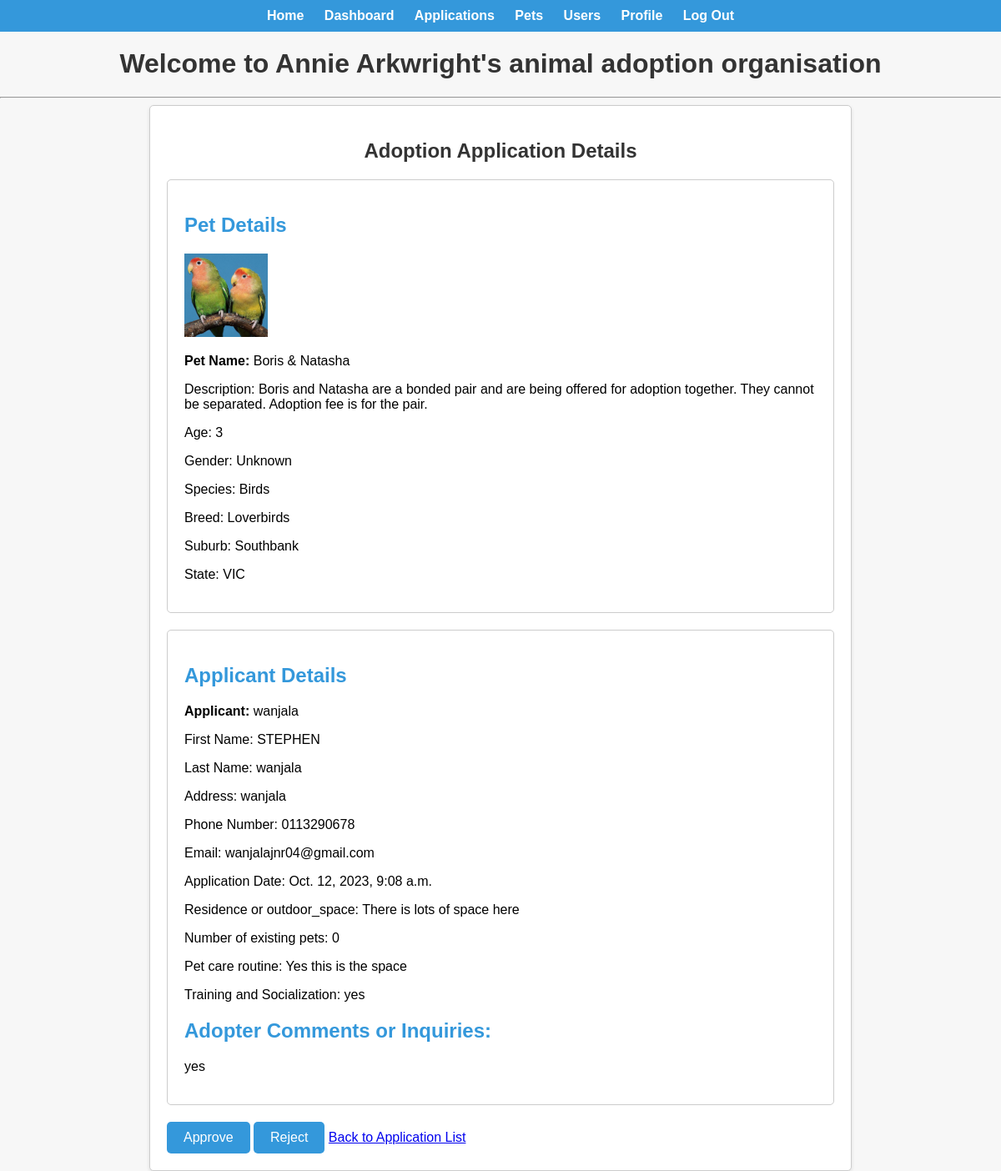
The page /applications/1/ (signed in) on the database its author committed.
### adoption_application/models.py (models this page shows, shortened)
class AdoptionApplication(models.Model):
    applicant = models.ForeignKey('users.User', on_delete=models.CASCADE)
    pet = models.ForeignKey('pets.Pet', on_delete=models.CASCADE)
    application_status = models.CharField(
        max_length=20,
        choices=[('Pending', 'Pending'), ('Approved', 'Approved'), ('Rejected', 'Rejected')],
        default='Pending'
    )
    application_date = models.DateTimeField(auto_now_add=True)
    manager_comments = models.TextField(blank=True)
    adopter_inquiries = models.TextField(blank=True)
    last_updated = models.DateTimeField(auto_now=True)
    residence_or_outdoor_space = models.TextField(blank=True)
    number_of_existing_pets = models.PositiveIntegerField(default=0, blank=True)
    pet_care_routine = models.TextField(blank=True)
    training_and_Socialization = models.TextField(blank=True)

### pets/models.py (models this page shows, shortened)
class Pet(models.Model):
    GENDER_CHOICES = [
        ('Male', 'Male'),
        ('Female', 'Female'),
        ('Unknown', 'Unknown'),
    ]
    name = models.CharField(max_length=100)
    species = models.CharField(max_length=50)
    breed = models.CharField(max_length=100)
    age = models.PositiveIntegerField()
    gender = models.CharField(max_length=10, choices=GENDER_CHOICES, default='Unknown')
    description = models.TextField(blank=True)
    image = models.ImageField(upload_to='pet_images/', blank=True)
    adoption_status = models.CharField(
        max_length=20,
        choices=[('Available', 'Available'), ('Pending', 'Pending'), ('Adopted', 'Adopted')],
        default='Available'
    )
    adoption_fee = models.DecimalField(max_digits=10, decimal_places=2)
    suburb = models.CharField(max_length=100, blank=True)
    state = models.CharField(max_length=50, blank=True)
    date_added = models.DateTimeField(auto_now_add=True)
    adopter = models.ForeignKey(User, on_delete=models.SET_NULL, null=True, blank=True)
    date_added = models.DateTimeField(auto_now_add=True)
    last_updated = models.DateTimeField(auto_now=True)

### users/models.py (models this page shows, shortened)
class User(AbstractBaseUser, PermissionsMixin):
    username = models.CharField(max_length=150, unique=True)
    email = models.EmailField(unique=True)
    first_name = models.CharField(max_length=30)
    last_name = models.CharField(max_length=30)
    phone_number = models.CharField(max_length=15)
    address = models.TextField()
    adoption_applications = models.ManyToManyField('adoption_application.AdoptionApplication')
    role = models.CharField(
        max_length=20,
        choices=[('user', 'User'), ('admin', 'Admin'), ('application_manager', 'Application Manager'), ('pet_manager', 'Pet Manager')],
        default='user'
    )
    is_active = models.BooleanField(default=True)
    is_staff = models.BooleanField(default=False)
    objects = CustomUserManager()
    USERNAME_FIELD = 'username'
    EMAIL_FIELD = 'email'
    REQUIRED_FIELDS = ['email']

### adoption_application/views.py (the view)
# urls.py: path('applications/<int:application_id>/', views.adoption_application_detail,
@login_required
@application_manager_or_admin_required
def adoption_application_detail(request, application_id):
    application = get_object_or_404(AdoptionApplication, pk=application_id)
    return render(request, 'adoption_application/application_detail.html', {'application': application})

### templates/adoption_application/application_detail.html (shortened to what this page needs)
{% extends "users/base_staff.html" %} {%load static%}  {% block links %}
<link
  rel="stylesheet"
  type="text/css"
  href="{% static 'css/adoption_application/application_detail.css' %}"
/>
{% endblock %} {% block content %}
<div class="details-container">
  <h1 class="page-title">Adoption Application Details</h1>
  <div class="pet-info">
    <h2>Pet Details</h2>
    <img
      src="{{ application.pet.image.url }}"
      alt="{{ application.pet.name }}"
      class="pet-image"
    />
    <p><strong>Pet Name:</strong> {{ application.pet.name }}</p>
    <p>Description: {{ application.pet.description }}</p>
    <p>Age: {{ application.pet.age }}</p>
    <p>Gender: {{ application.pet.gender }}</p>
    <p>Species: {{ application.pet.species }}</p>
    <p>Breed: {{ application.pet.breed }}</p>
    <p>Suburb: {{ application.pet.suburb }}</p>
    <p>State: {{ application.pet.state }}</p>
  </div>
  <div class="applicant-info">
    <h2>Applicant Details</h2>
    <p><strong>Applicant:</strong> {{ application.applicant.username }}</p>
    <p>First Name: {{ application.applicant.first_name }}</p>
    <p>Last Name: {{ application.applicant.last_name }}</p>
    <p>Address: {{ application.applicant.address }}</p>
    <p>Phone Number: {{ application.applicant.phone_number }}</p>
    <p>Email: {{ application.applicant.email }}</p>
    <p>Application Date: {{ application.application_date }}</p>
    <p>
      Residence or outdoor_space: {{ application.residence_or_outdoor_space }}
    </p>
    <p>Number of existing pets: {{ application.number_of_existing_pets }}</p>
    <p>Pet care routine: {{ application.pet_care_routine }}</p>
    <p>
      Training and Socialization: {{ application.training_and_Socialization }}
    </p>
    {% if application.adopter_inquiries %}
    <h2>Adopter Comments or Inquiries:</h2>
    <p>{{ application.adopter_inquiries }}</p>
    {% endif %}
  </div>
  <a
    href="{% url 'approve_application' application.id %}"
    class="approve-button"
    >Approve</a
  >
  <a href="{% url 'reject_application' application.id %}" class="reject-button"
    >Reject</a
  >
  <a href="{% url 'adoption_application_list' %}">Back to Application List</a>
</div>
{% endblock %}

### static/css/users/base_staff.css (style rules this page uses)
body { font-family: Arial, sans-serif; background-color: #f7f7f7; margin: 0; padding: 0; }

### static/css/adoption_application/application_detail.css (style rules this page uses)
.details-container { max-width: 100%; padding: 20px; background-color: #fff; border: 1px solid #ccc; border-radius: 5px; box-shadow: 0 2px 4px rgba(0, 0, 0, 0.1); }
.page-title { font-size: 24px; margin-top: 20px; color: #333; text-align: center; }
.pet-info, .applicant-info { padding: 20px; border: 1px solid #ccc; border-radius: 5px; margin-top: 20px; }
.pet-info h2, .applicant-info h2 { color: #3498db; }
.pet-image { width: 100px; }
.approve-button, .reject-button { display: inline-block; margin-top: 20px; background-color: #3498db; color: #fff; border: none; padding: 10px 20px; border-radius: 5px; text-decoration: none; }
@media screen and (min-width: 768px) { .details-container { max-width: 800px; margin: 0 auto; } }

### rows shown on the page
AdoptionApplication: pet.image (picture), pet.name "Boris & Natasha", pet.description "Boris and Natasha are a bonded pair and are being offered for adoption together. They cannot be separated. Adoption fee is for the pair.", pet.age "3", pet.gender "Unknown", pet.species "Birds", pet.breed "Loverbirds", pet.suburb "Southbank", pet.state "VIC", applicant.username "wanjala", applicant.first_name "STEPHEN", applicant.last_name "wanjala", applicant.address "wanjala", applicant.phone_number "0113290678", applicant.email "wanjalajnr04@gmail.com", application_date "Oct. 12, 2023, 9:08 a.m.", residence_or_outdoor_space "There is lots of space here", number_of_existing_pets "0", pet_care_routine "Yes this is the space", training_and_Socialization "yes", adopter_inquiries "yes"
